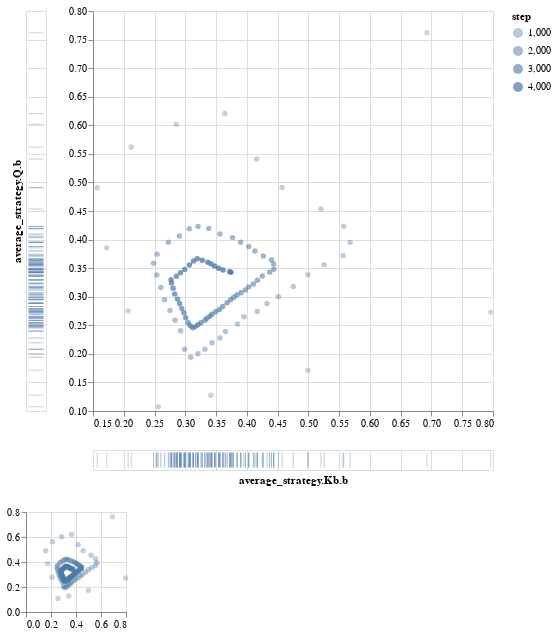

Notebook cell for this chart:
### Markdown cell above
Whilst, average strategies $\bar{\sigma}_i^T(I, a)$ are spiraling into the Nash equilibrium.

### Code cell
analytics.scatter(ind.average_strategy_Q_b, ind.average_strategy_Kb_b,
                  width=400, height=400)

### Figure 1 — Vega-Lite specification as saved in the notebook (floating-point values rounded to 4 significant figures)
{"config": {"view": {"continuousWidth": 400, "continuousHeight": 300}}, "vconcat": [{"hconcat": [{"mark": "tick", "encoding": {"color": {"value": "#4E79A7"}, "opacity": {"type": "quantitative", "field": "step"}, "y": {"type": "quantitative", "axis": {"domain": false, "labels": false, "ticks": false}, "field": "y", "scale": {"domain": {"selection": "selector004", "encoding": "y"}}, "title": "average_strategy.Q.b"}}, "height": 400}, {"vconcat": [{"mark": "circle", "encoding": {"color": {"value": "#4E79A7"}, "opacity": {"type": "quantitative", "field": "step"}, "x": {"type": "quantitative", "field": "x", "scale": {"domain": {"selection": "selector004", "encoding": "x"}}, "title": ""}, "y": {"type": "quantitative", "field": "y", "scale": {"domain": {"selection": "selector004", "encoding": "y"}}, "title": ""}}, "height": 400, "width": 400}, {"mark": "tick", "encoding": {"color": {"value": "#4E79A7"}, "opacity": {"type": "quantitative", "field": "step"}, "x": {"type": "quantitative", "axis": {"domain": false, "labels": false, "ticks": false}, "field": "x", "scale": {"domain": {"selection": "selector004", "encoding": "x"}}, "title": "average_strategy.Kb.b"}}, "width": 400}]}]}, {"mark": "circle", "encoding": {"color": {"value": "#4E79A7"}, "opacity": {"type": "quantitative", "field": "step"}, "x": {"type": "quantitative", "field": "x", "title": ""}, "y": {"type": "quantitative", "field": "y", "title": ""}}, "height": 100, "selection": {"selector004": {"type": "interval", "encodings": ["x", "y"]}}, "width": 100.0}], "data": {"values": [{"step": 24.0, "x": 0.6927, "y": 0.7619}, {"step": 69.0, "x": 0.7963, "y": 0.2727}, {"step": 119.0, "x": 0.4992, "y": 0.1714}, {"step": 169.0, "x": 0.3416, "y": 0.1277}, {"step": 219.0, "x": 0.2562, "y": 0.1074}, {"step": 269.0, "x": 0.2071, "y": 0.2753}, {"step": 319.0, "x": 0.1723, "y": 0.3856}, {"step": 369.0, "x": 0.1568, "y": 0.4907}, {"step": 419.0, "x": 0.212, "y": 0.5618}, {"step": 469.0, "x": 0.2854, "y": 0.6019}, {"step": 519.0, "x": 0.3644, "y": 0.6205}, {"step": 569.0, "x": 0.416, "y": 0.5409}, {"step": 619.0, "x": 0.4573, "y": 0.491}, {"step": 669.0, "x": 0.5206, "y": 0.4535}, {"step": 719.0, "x": 0.5575, "y": 0.4232}, {"step": 769.0, "x": 0.5678, "y": 0.3951}, {"step": 819.0, "x": 0.5562, "y": 0.3718}, {"step": 869.0, "x": 0.5257, "y": 0.3561}, {"step": 919.0, "x": 0.4993, "y": 0.3383}, {"step": 969.0, "x": 0.4755, "y": 0.318}, {"step": 1019.0, "x": 0.4512, "y": 0.3001}, {"step": 1069.0, "x": 0.4328, "y": 0.2881}, {"step": 1119.0, "x": 0.417, "y": 0.2741}, {"step": 1169.0, "x": 0.3952, "y": 0.2648}, {"step": 1219.0, "x": 0.3847, "y": 0.2522}, {"step": 1269.0, "x": 0.3653, "y": 0.2391}, {"step": 1319.0, "x": 0.3563, "y": 0.2278}, {"step": 1369.0, "x": 0.3433, "y": 0.2194}, {"step": 1419.0, "x": 0.3318, "y": 0.2081}, {"step": 1469.0, "x": 0.3205, "y": 0.2003}, {"step": 1519.0, "x": 0.3087, "y": 0.1941}, {"step": 1569.0, "x": 0.2988, "y": 0.2081}, {"step": 1619.0, "x": 0.2923, "y": 0.2404}, {"step": 1669.0, "x": 0.2834, "y": 0.2587}, {"step": 1719.0, "x": 0.2751, "y": 0.276}, {"step": 1769.0, "x": 0.2664, "y": 0.2949}, {"step": 1819.0, "x": 0.2603, "y": 0.316}, {"step": 1869.0, "x": 0.2536, "y": 0.338}, {"step": 1919.0, "x": 0.2485, "y": 0.3586}, {"step": 1969.0, "x": 0.2541, "y": 0.3744}, {"step": 2019.0, "x": 0.2725, "y": 0.3953}, {"step": 2069.0, "x": 0.2904, "y": 0.4061}, {"step": 2119.0, "x": 0.3064, "y": 0.4189}, {"step": 2169.0, "x": 0.3208, "y": 0.4227}, {"step": 2219.0, "x": 0.3381, "y": 0.4192}, {"step": 2269.0, "x": 0.3563, "y": 0.4096}, {"step": 2319.0, "x": 0.3767, "y": 0.4034}, {"step": 2369.0, "x": 0.3899, "y": 0.3955}, {"step": 2419.0, "x": 0.4032, "y": 0.3878}, {"step": 2469.0, "x": 0.4132, "y": 0.38}, {"step": 2519.0, "x": 0.4268, "y": 0.3712}, {"step": 2569.0, "x": 0.4399, "y": 0.3645}, {"step": 2619.0, "x": 0.4436, "y": 0.3571}, {"step": 2669.0, "x": 0.4438, "y": 0.3482}, {"step": 2719.0, "x": 0.4371, "y": 0.343}, {"step": 2769.0, "x": 0.4252, "y": 0.3362}, {"step": 2819.0, "x": 0.4173, "y": 0.3289}, {"step": 2869.0, "x": 0.4106, "y": 0.3223}, {"step": 2919.0, "x": 0.4029, "y": 0.3172}, {"step": 2969.0, "x": 0.3978, "y": 0.3117}, {"step": 3019.0, "x": 0.3905, "y": 0.3069}, {"step": 3069.0, "x": 0.3839, "y": 0.3028}, {"step": 3119.0, "x": 0.3785, "y": 0.2989}, {"step": 3169.0, "x": 0.3737, "y": 0.2948}, {"step": 3219.0, "x": 0.3679, "y": 0.2895}, {"step": 3269.0, "x": 0.3607, "y": 0.2828}, {"step": 3319.0, "x": 0.3554, "y": 0.2774}, {"step": 3369.0, "x": 0.3493, "y": 0.2739}, {"step": 3419.0, "x": 0.3434, "y": 0.2693}, {"step": 3469.0, "x": 0.3399, "y": 0.2657}, {"step": 3519.0, "x": 0.3352, "y": 0.2622}, {"step": 3569.0, "x": 0.3319, "y": 0.2586}, {"step": 3619.0, "x": 0.3255, "y": 0.2543}, {"step": 3669.0, "x": 0.3204, "y": 0.2508}, {"step": 3719.0, "x": 0.3164, "y": 0.2477}, {"step": 3769.0, "x": 0.3121, "y": 0.2455}, {"step": 3819.0, "x": 0.308, "y": 0.2491}, {"step": 3869.0, "x": 0.3046, "y": 0.2544}, {"step": 3919.0, "x": 0.3008, "y": 0.2632}, {"step": 3969.0, "x": 0.2977, "y": 0.2717}, {"step": 4019.0, "x": 0.2942, "y": 0.2796}, {"step": 4069.0, "x": 0.2907, "y": 0.2883}, {"step": 4119.0, "x": 0.2874, "y": 0.2958}, {"step": 4169.0, "x": 0.2828, "y": 0.3046}, {"step": 4219.0, "x": 0.2802, "y": 0.315}, {"step": 4269.0, "x": 0.2774, "y": 0.3238}, {"step": 4319.0, "x": 0.2768, "y": 0.3297}, {"step": 4369.0, "x": 0.2856, "y": 0.3359}, {"step": 4419.0, "x": 0.2921, "y": 0.342}, {"step": 4469.0, "x": 0.2991, "y": 0.3476}, {"step": 4519.0, "x": 0.3067, "y": 0.3555}, {"step": 4569.0, "x": 0.3134, "y": 0.3625}, {"step": 4619.0, "x": 0.3194, "y": 0.3664}, {"step": 4669.0, "x": 0.3275, "y": 0.3639}, {"step": 4719.0, "x": 0.3366, "y": 0.3603}, {"step": 4769.0, "x": 0.3419, "y": 0.3573}, {"step": 4819.0, "x": 0.3475, "y": 0.3538}, {"step": 4869.0, "x": 0.3541, "y": 0.3498}, {"step": 4919.0, "x": 0.3614, "y": 0.3467}, {"step": 4969.0, "x": 0.3722, "y": 0.3438}, {"step": 4999.0, "x": 0.3744, "y": 0.3426}]}, "$schema": "https://vega.github.io/schema/vega-lite/v4.8.1.json"}
